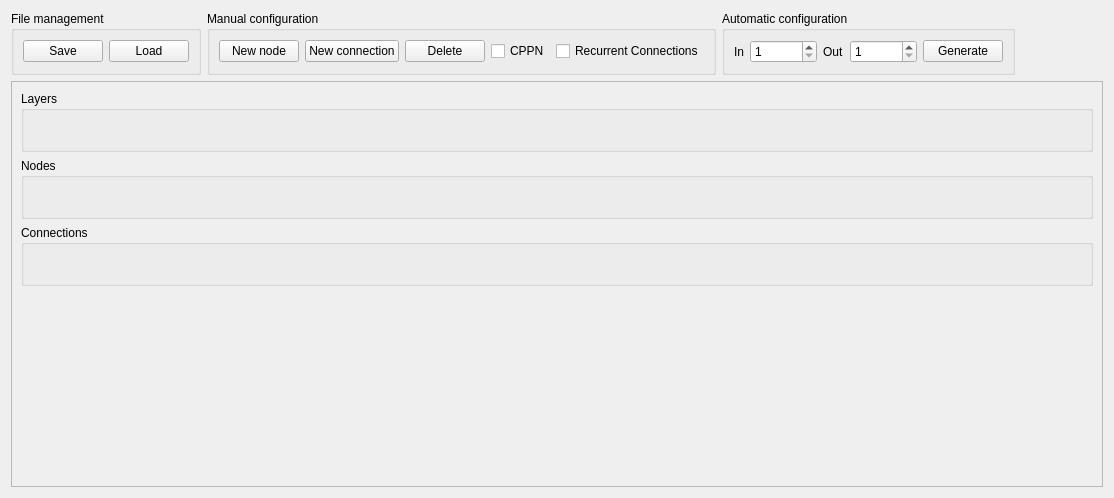
<?xml version="1.0" encoding="UTF-8"?>
<ui version="4.0">
 <class>NeatStructure</class>
 <widget class="QWidget" name="NeatStructure">
  <property name="geometry">
   <rect>
    <x>0</x>
    <y>0</y>
    <width>1114</width>
    <height>498</height>
   </rect>
  </property>
  <property name="windowTitle">
   <string>Form</string>
  </property>
  <layout class="QGridLayout" name="gridLayout">
   <item row="0" column="0">
    <layout class="QHBoxLayout" name="horizontalLayout">
     <item>
      <widget class="QGroupBox" name="FileGroupBox">
       <property name="title">
        <string>File management</string>
       </property>
       <layout class="QGridLayout" name="gridLayout_4">
        <item row="0" column="0">
         <layout class="QHBoxLayout" name="FileHorizontalLayout">
          <item>
           <widget class="QPushButton" name="SavePushButton">
            <property name="text">
             <string>Save</string>
            </property>
           </widget>
          </item>
          <item>
           <widget class="QPushButton" name="LoadPushButton">
            <property name="text">
             <string>Load</string>
            </property>
           </widget>
          </item>
         </layout>
        </item>
       </layout>
      </widget>
     </item>
     <item>
      <widget class="QGroupBox" name="AutomaticConfGroupBox">
       <property name="title">
        <string>Manual configuration</string>
       </property>
       <layout class="QGridLayout" name="gridLayout_2">
        <item row="0" column="0">
         <layout class="QHBoxLayout" name="AutomaticConfHorizontalLayout">
          <item>
           <widget class="QPushButton" name="NewNodePushButton">
            <property name="text">
             <string>New node</string>
            </property>
           </widget>
          </item>
          <item>
           <widget class="QPushButton" name="NewConnectionPushButton">
            <property name="text">
             <string>New connection</string>
            </property>
           </widget>
          </item>
          <item>
           <widget class="QPushButton" name="DeletePushButton">
            <property name="text">
             <string>Delete</string>
            </property>
           </widget>
          </item>
          <item>
           <widget class="QCheckBox" name="CPPNCheckBox">
            <property name="text">
             <string>CPPN</string>
            </property>
           </widget>
          </item>
          <item>
           <widget class="QCheckBox" name="RecurrentConnectionsCheckBox">
            <property name="text">
             <string>Recurrent Connections</string>
            </property>
           </widget>
          </item>
         </layout>
        </item>
       </layout>
      </widget>
     </item>
     <item>
      <widget class="QGroupBox" name="ManualConfGroupBox">
       <property name="title">
        <string>Automatic configuration</string>
       </property>
       <layout class="QGridLayout" name="gridLayout_3">
        <item row="0" column="0">
         <layout class="QHBoxLayout" name="ManualConfHorizontalLayout">
          <item>
           <widget class="QLabel" name="label">
            <property name="text">
             <string>In</string>
            </property>
           </widget>
          </item>
          <item>
           <widget class="QSpinBox" name="InSpinBox">
            <property name="minimum">
             <number>1</number>
            </property>
            <property name="maximum">
             <number>1000000</number>
            </property>
           </widget>
          </item>
          <item>
           <widget class="QLabel" name="label_2">
            <property name="text">
             <string>Out</string>
            </property>
           </widget>
          </item>
          <item>
           <widget class="QSpinBox" name="OutSpinBox">
            <property name="minimum">
             <number>1</number>
            </property>
            <property name="maximum">
             <number>1000000</number>
            </property>
           </widget>
          </item>
          <item>
           <widget class="QPushButton" name="GeneratePushButton">
            <property name="text">
             <string>Generate</string>
            </property>
           </widget>
          </item>
         </layout>
        </item>
       </layout>
      </widget>
     </item>
     <item>
      <spacer name="horizontalSpacer">
       <property name="orientation">
        <enum>Qt::Horizontal</enum>
       </property>
       <property name="sizeHint" stdset="0">
        <size>
         <width>40</width>
         <height>20</height>
        </size>
       </property>
      </spacer>
     </item>
    </layout>
   </item>
   <item row="1" column="0">
    <widget class="QScrollArea" name="scrollArea">
     <property name="widgetResizable">
      <bool>true</bool>
     </property>
     <widget class="QWidget" name="scrollAreaWidgetContents">
      <property name="geometry">
       <rect>
        <x>0</x>
        <y>0</y>
        <width>1094</width>
        <height>404</height>
       </rect>
      </property>
      <layout class="QGridLayout" name="gridLayout_5">
       <item row="2" column="0">
        <widget class="QGroupBox" name="NEATConnectionGroupBox">
         <property name="title">
          <string>Connections</string>
         </property>
         <layout class="QGridLayout" name="gridLayout_8">
          <item row="0" column="0">
           <layout class="QVBoxLayout" name="NEATConnectionVerticalLayout"/>
          </item>
          <item row="0" column="1">
           <spacer name="horizontalSpacer_4">
            <property name="orientation">
             <enum>Qt::Horizontal</enum>
            </property>
            <property name="sizeHint" stdset="0">
             <size>
              <width>40</width>
              <height>20</height>
             </size>
            </property>
           </spacer>
          </item>
         </layout>
        </widget>
       </item>
       <item row="0" column="0">
        <widget class="QGroupBox" name="NEATLayerGroupBox">
         <property name="title">
          <string>Layers</string>
         </property>
         <layout class="QGridLayout" name="gridLayout_6">
          <item row="0" column="0">
           <layout class="QVBoxLayout" name="NEATLayerVerticalLayout"/>
          </item>
          <item row="0" column="1">
           <spacer name="horizontalSpacer_2">
            <property name="orientation">
             <enum>Qt::Horizontal</enum>
            </property>
            <property name="sizeHint" stdset="0">
             <size>
              <width>40</width>
              <height>20</height>
             </size>
            </property>
           </spacer>
          </item>
         </layout>
        </widget>
       </item>
       <item row="1" column="0">
        <widget class="QGroupBox" name="NEATNodeGroupBox">
         <property name="title">
          <string>Nodes</string>
         </property>
         <layout class="QGridLayout" name="gridLayout_7">
          <item row="0" column="0">
           <layout class="QVBoxLayout" name="NEATNodeVerticalLayout"/>
          </item>
          <item row="0" column="1">
           <spacer name="horizontalSpacer_3">
            <property name="orientation">
             <enum>Qt::Horizontal</enum>
            </property>
            <property name="sizeHint" stdset="0">
             <size>
              <width>40</width>
              <height>20</height>
             </size>
            </property>
           </spacer>
          </item>
         </layout>
        </widget>
       </item>
       <item row="3" column="0">
        <spacer name="verticalSpacer">
         <property name="orientation">
          <enum>Qt::Vertical</enum>
         </property>
         <property name="sizeHint" stdset="0">
          <size>
           <width>20</width>
           <height>40</height>
          </size>
         </property>
        </spacer>
       </item>
      </layout>
     </widget>
    </widget>
   </item>
  </layout>
 </widget>
 <resources/>
 <connections/>
</ui>
